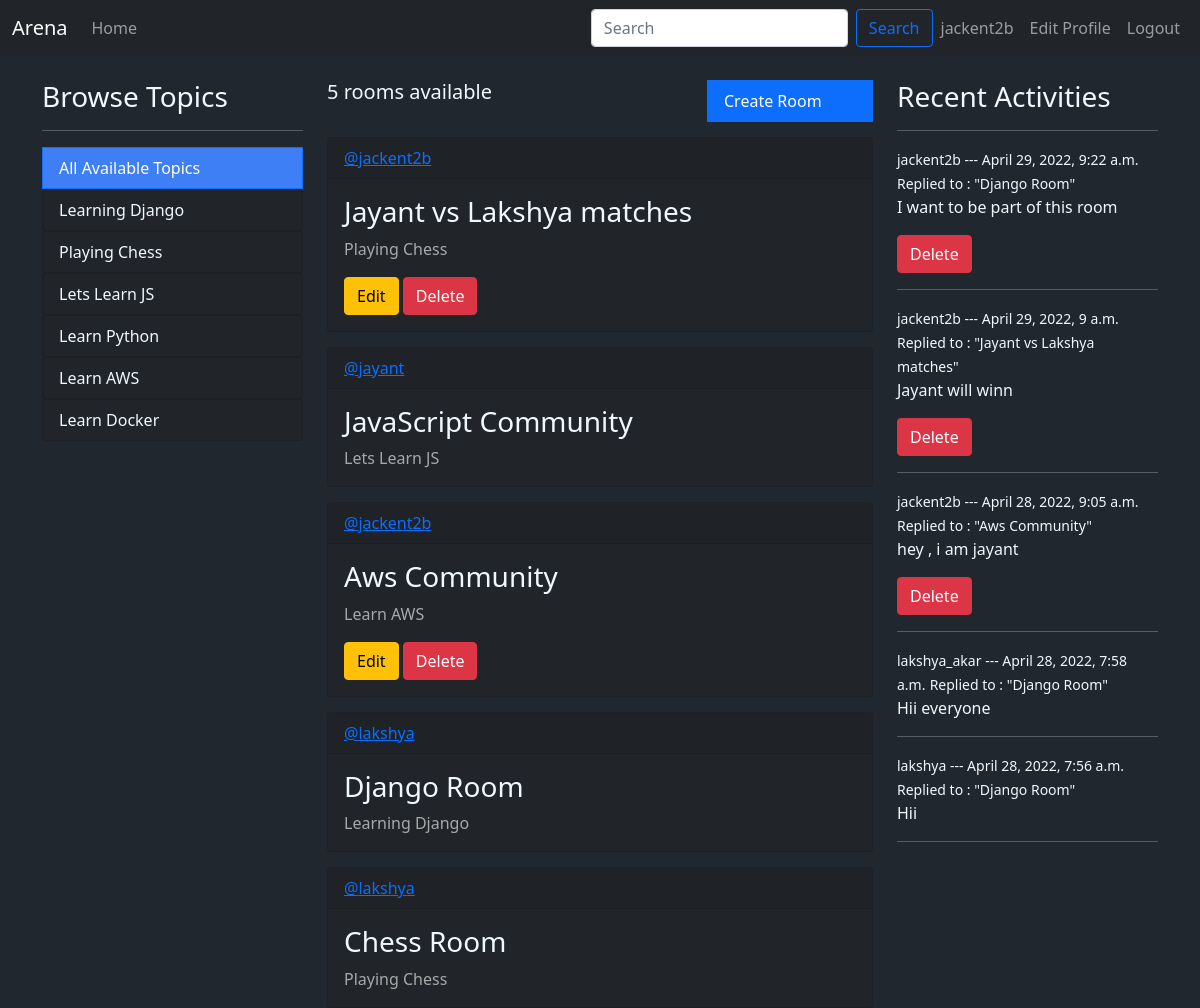
The page / (signed in) on the database its author committed.
### myapp/models.py (models this page shows, shortened)
class Topic(models.Model):
    name = models.CharField(max_length=100)

class Room(models.Model):
    host =  models.ForeignKey(User, on_delete=models.SET_NULL, null= True)
    topic = models.ForeignKey(Topic, on_delete=models.SET_NULL, null= True)
    name = models.CharField(max_length=100)
    description = models.TextField(null=True, blank=True)
    participants = models.ManyToManyField(User,related_name='participants', blank=True)
    updated = models.DateField(auto_now=True)
    created = models.DateTimeField(auto_now_add=True)
    class Meta:
        ordering = ['-updated','-created']
    def __str__(self):
        return self.name

class Message(models.Model):
    user = models.ForeignKey(User,on_delete=models.CASCADE)
    room = models.ForeignKey(Room,on_delete=models.CASCADE)
    body = models.TextField()
    updated = models.DateField(auto_now=True)
    created = models.DateTimeField(auto_now_add=True)
    class Meta:
        ordering = ['-updated','-created']

### myapp/views.py (the view)
# urls.py: 2. Add a URL to urlpatterns:  path('', views.home, name='home')
def home(request):
    q = request.GET.get('q') if request.GET.get('q') != None else ''
    rooms = Room.objects.filter(
        Q(topic__name__icontains = q) | Q(name__icontains = q) | Q(description__icontains = q)
    )
    topics = Topic.objects.all()
    room_count = rooms.count()
    room_messages = Message.objects.filter(
        Q(room__topic__name__icontains=q))[0:5]
    context = {"rooms":rooms , "topics":topics, "room_count":room_count, 'room_messages': room_messages}
    return render(request, "home.html",context)

### templates/home.html
{% extends 'main.html' %} {%block content%}
<div class="container">
  <div class="row">
    <div class="col-3">{% include 'topics.html' %}</div>
    <div class="col-6">{%include 'feed_component.html'%}</div>
    <div class="col-3">{% include 'activity_component.html' %}</div>
  </div>
</div>
{%endblock content%}

### templates/navbar.html (shortened to what this page needs)
<nav class="navbar fixed-top navbar-expand-lg navbar-dark bg-dark">
  <div class="container-fluid">
    <a class="navbar-brand" href="/">Arena</a>
    <div class="collapse navbar-collapse" id="navbarSupportedContent">
      <ul class="navbar-nav me-auto mb-2 mb-lg-0 navbar-nav-scroll">
        <li class="nav-item active">
          <a class="nav-link" href="/">Home </a>
        </li>
      </ul>
      <form class="d-flex" method="GET" action="{% url 'home' %}">
        <input
          class="form-control me-2"
          placeholder="Search"
          aria-label="Search"
          type="text"
          name="q"
          placeholder="Search Rooms"
        />
        <button class="btn btn-outline-primary" type="submit">Search</button>
      </form>
      <ul class="navbar-nav mb-2 mb-lg-0">
        {% if request.user.is_authenticated %}
        <li class="nav-item active">
          <a class="nav-link" href="{% url 'user-profile' user.id %}"
            >{{request.user}}
          </a>
        </li>
        <li class="nav-item active">
          <a class="nav-link" href="{% url 'update-user' %}"
            >Edit Profile
          </a>
        </li>
        <li class="nav-item active">
          <a class="nav-link" href="/logout">Logout </a>
        </li>
        {% else %}
        <li class="nav-item active">
          <a class="nav-link" href="/login">Login </a>
        </li>
        {% endif %}
      </ul>
    </div>
  </div>
</nav>

### templates/topics.html
<div>
  <h3>Browse Topics</h3>
  <hr />
  <a
    href="{% url 'home' %}"
    class="list-group-item list-group-item-action active"
    aria-current="true"
    style="background-color:rgb(63, 127, 245)"
  >
    All Available Topics
  </a>
  {% for topic in topics%}
  <div class="list-group">
    <a
      href="{% url 'home' %}?q={{topic.name}}"
      class="list-group-item list-group-item-action"
      style="background-color: #212529; color: aliceblue;"
      >{{topic.name}}</a
    >
  </div>
  {%endfor%}
</div>

### templates/feed_component.html
<div class="row">
  <div class="col-8">
    <h5>{{room_count}} rooms available</h5>
  </div>
  {% if request.user == user %}
  <div class="col-4">
    {% include 'create_room_component.html' %}
  </div>
  {% endif %}
</div>
<div>
  {% for room in rooms%}
  <div class="card" style="margin-top: 15px; background-color: #212529">
    <div class="card-header" style="color: rgb(63, 127, 245)">
      <a href="/user-profile/{{room.host.id}}">@{{room.host.username}}</a>
    </div>
    <div class="card-body">
      <h3 class="card-title">
        <a
          style="text-decoration: none; color: aliceblue"
          href="/room/{{room.id}}"
          >{{room.name}}</a
        >
      </h3>
      <p class="card-text" style="color: darkgray">{{room.topic.name}}</p>
      {% if request.user == room.host %}
      <a href="{% url 'update-room' room.id  %}" class="btn btn-warning">
        Edit</a
      >
      <a href="{% url 'delete-room' room.id %}" class="btn btn-danger"
        >Delete</a
      >
      {%endif%}
    </div>
  </div>
  {% endfor %}
</div>

### templates/activity_component.html
<h3>Recent Activities</h3>
<hr />
{% for message in room_messages %}
<div>
  <small>{{message.user}} --- {{message.created}}</small>
  <small>Replied to : "{{message.room}}"</small>
  <p>{{message.body}}</p>
  {% if request.user == message.user %}
  <a href="{% url 'delete-message' message.id%}" class="btn btn-danger"
    >Delete</a
  >
  {% endif %}
  <hr />
</div>
{% endfor %}

### templates/main.html (style rules this page uses)
body { margin-top: 5rem; background-color: #21272e; color: aliceblue; }

### rows shown on the page
Topic: name "Learning Django"
Topic: name "Playing Chess"
Topic: name "Lets Learn JS"
Topic: name "Learn Python"
Topic: name "Learn AWS"
Topic: name "Learn Docker"
Room: host.username "jackent2b", name "Jayant vs Lakshya matches", topic.name "Playing Chess", shows "Edit"
Room: host.username "jayant", name "JavaScript Community", topic.name "Lets Learn JS"
Room: host.username "jackent2b", name "Aws Community", topic.name "Learn AWS", shows "Edit"
Room: host.username "lakshya", name "Django Room", topic.name "Learning Django"
Room: host.username "lakshya", name "Chess Room", topic.name "Playing Chess"
Message: user "jackent2b", created "April 29, 2022, 9:22 a.m.", room "Django Room", body "I want to be part of this room", shows "Delete"
Message: user "jackent2b", created "April 29, 2022, 9 a.m.", room "Jayant vs Lakshya matches", body "Jayant will winn", shows "Delete"
Message: user "jackent2b", created "April 28, 2022, 9:05 a.m.", room "Aws Community", body "hey , i am jayant", shows "Delete"
Message: user "lakshya_akar", created "April 28, 2022, 7:58 a.m.", room "Django Room", body "Hii everyone"
Message: user "lakshya", created "April 28, 2022, 7:56 a.m.", room "Django Room", body "Hii"

### other values the page prints
{{ request.user }} "jackent2b"
{{ room_count }} "5"
